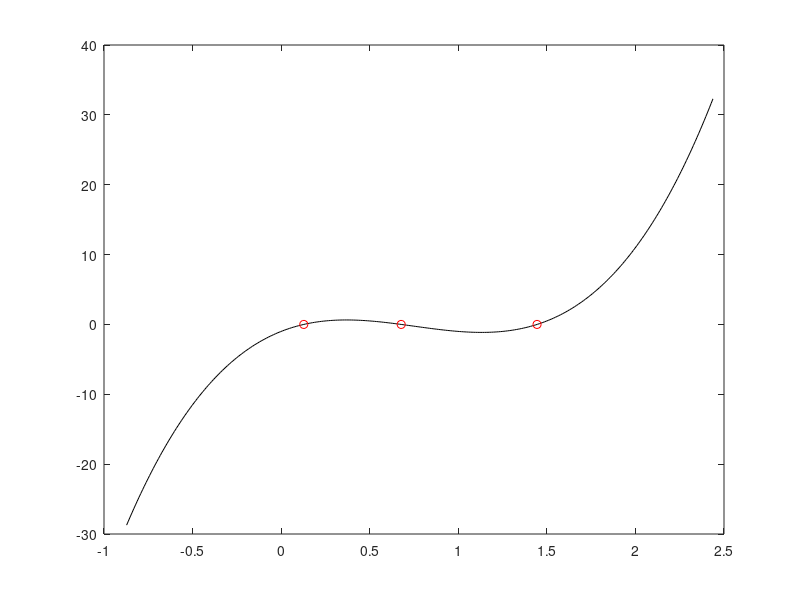

Write the MATLAB code that produced this figure.
function exercise6()
    % y=2x^4 -6x^3 +5x^2 -x +3
    y = [2 -6 5 -1 3];

    p = polyder(y);

    exercise5(p);
end

function exercise5(y)
    ans = roots(y);
    x = min(ans)-1:0.01:max(ans)+1;
    
    t1 = polyval(y,x);
    t2 = polyval(y,ans);
    
    plot(x,t1,'k',ans, t2, 'ro');
end